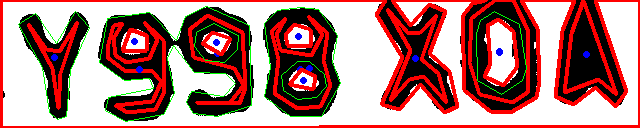
//> input picture code/rpi/cvblob/contrib/cvBlobDLL/TestDLL/imgout.png, 640 x 128 px, given in place of the camera
$ ./secmain   (built with g++ and OpenCV 4)
//> lines starting //> are read from the running program, lines starting //| are printed output that depends on the picture; after the words box and inside, x2 and y2 are one past the last pixel; in counts of white or black regions, pixels touching at a corner belong together
#include <iostream>
#include <vector>
#include <stdio.h>

#include <opencv2/imgproc/imgproc.hpp>
#include <opencv2/highgui/highgui.hpp>
#include <opencv2/opencv.hpp>

using namespace cv;
using namespace std;

char mouseController[] = "Raw Video";
char objWindow[] = "Object Window";
char scribbleWindow[] = "Scribble Window";
char resultWindow[] = "Mouse Controller";
int main() {
  static int posX, posY, lastX, lastY; //To hold the X and Y position of tracking color object
  int i, j;

  Mat rgbCameraFrames; //Matrix to hold Raw frames from Webcam in RGB color space
  Mat colorTrackingFrames; //Matrix to hold color filtered Frames in GRAY color space
  Mat resutantFrame; //Matrix to add RAW and user scribble Frames

  VideoCapture capture(-1); //Used to access the default camera in your machine

  //namedWindow(mouseController, CV_WINDOW_AUTOSIZE); //Can be used to change the window properties

  CvMoments colorMoment; //Structure to hold moments information and their order
  capture >> rgbCameraFrames; //Simply by overloading the operator we copy the Camera frames to our rgbCameraFrames object
//> rgbCameraFrames is the input picture: 128 rows x 640 cols, CV_8UC3; mean B, G, R 123.5, 127.6, 175.7
  assert(rgbCameraFrames.type() == CV_8UC3);
  //Checking whether the color space is in RGB space

  Mat *scribbleFrame = new Mat(rgbCameraFrames.rows, rgbCameraFrames.cols,
      CV_8UC3); //A matrix to hold the user scribble on the screen

  while (1) {
    capture >> rgbCameraFrames; //Each frames is copied to our rgbCameraFrames object

    GaussianBlur(rgbCameraFrames, colorTrackingFrames, Size(11, 11), 0, 0); //Just a filter to reduce the noise
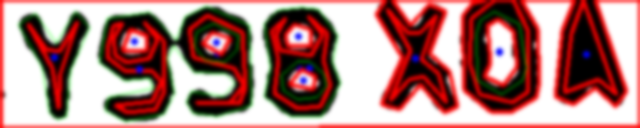
//> colorTrackingFrames: 128 rows x 640 cols, CV_8UC3; mean B, G, R 124.3, 128.4, 175.7
    //           B  G  R     B   G    R
    inRange(colorTrackingFrames, Scalar(0, 0, 115), Scalar(50, 50, 255),// Adjust the scalar values for different color
        colorTrackingFrames); //We make RED color pixels to white and other colors to black
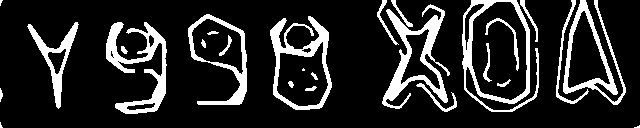
//> colorTrackingFrames: 128 rows x 640 cols, CV_8UC1; 15.6% white; 27 white regions (4 under 20 px), largest, box (x1, y1, x2, y2) and area: (382, 4, 450, 109) 2072, (106, 22, 167, 114) 1946, (462, 0, 539, 112) 1778

    colorMoment = moments(colorTrackingFrames); //We give the binary converted frames for calculating the moments
    double moment10 = cvGetSpatialMoment(&colorMoment, 1, 0); //Sum of X coordinates of all white pixels
//> moment10 = 1.13e+09
    double moment01 = cvGetSpatialMoment(&colorMoment, 0, 1); //Sum of Y coordinates of all white pixels
//> moment01 = 189855660
    double area = cvGetCentralMoment(&colorMoment, 0, 0); //Sum of all white color pixels
//> area = 3260175
    printf("1. x-Axis moments %f  y-Axis moments %f  Area of the moment  %f\n",
        moment10, moment01, area);
//| 1. x-Axis moments 1134859140.000000  y-Axis moments 189855660.000000  Area of the moment  3260175.000000
    printf("2. x movement %f  y movement %f \n\n", moment10 / area,
        moment01 / area);
//| 2. x movement 348.097614  y movement 58.234806
    //  From terminal :
    //  1. x-Axis moments 760645620.000000  y-Axis moments 631169625.000000  Area of the moment  1994355.000000
    //  2. x movement 381.399310  y movement 316.478072

    lastX = posX;
    lastY = posY;

    posX = (moment10 / area);
//> posX = 348
    posY = moment01 / area; //Simple logic which you can understand
//> posY = 58

    if (posX > 0 && posY > 0 && lastX > 0 && lastY >> 0) {
      line(*scribbleFrame, cvPoint(posX, posY), cvPoint(lastX, lastY),
          cvScalar(0, 255, 255), 1); //To draw a continuous stretch of lines
      line(rgbCameraFrames, cvPoint(posX, posY), cvPoint(lastX, lastY),
          cvScalar(0, 255, 255), 5); //To draw a yello point on the center of the colored object
      //cvPoint is used to create a Point data type which holds the pixel location
    }

    imshow(scribbleWindow, *scribbleFrame);
    imshow(mouseController, rgbCameraFrames);
    imshow(objWindow, colorTrackingFrames);
    add(rgbCameraFrames, *scribbleFrame, resutantFrame); //Add two Matrix of the same size
    imshow(resultWindow, resutantFrame);
    waitKey(1); // OpenCV way of adding a delay, generally used to get a Key info.
  }

  return 0;
}
